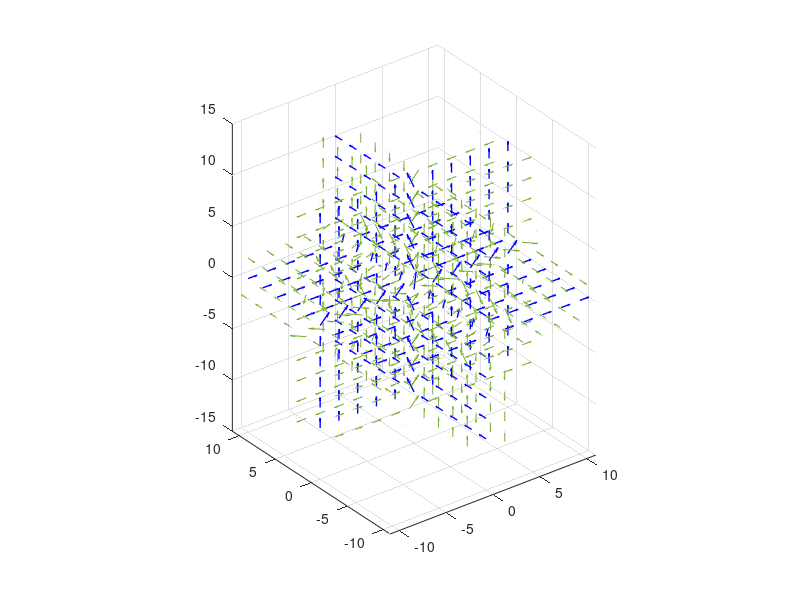

This chart was generated by the following MATLAB code:
clear; clc; close;

[X,Y,Z] = meshgrid(-10:2:10);
vx = exp(-Z .^ 2);
vy = exp(-X .^ 2);
vz = exp(-Y .^ 2);

h = quiver3(X, Y, Z, vx, vy, vz);
axis image
grid on
set(h, 'color', 'r', 'linewidth', 1);
hold on
[u,v,w] = curl(vx, vy, vz);
k = quiver3(X, Y, Z, u, v, w);
set(h, 'color', 'b', 'linewidth', 1);
hold off
